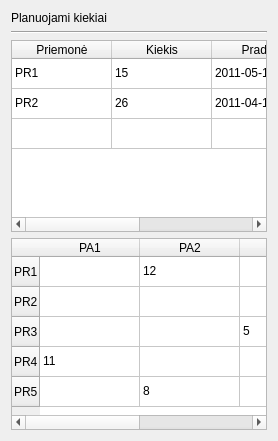
          <widget class="QWidget" name="planai_Tab">
           <attribute name="title">
            <string>Planuojami kiekiai</string>
           </attribute>
           <layout class="QVBoxLayout" name="verticalLayout_7">
            <item>
             <widget class="QLabel" name="label_6">
              <property name="text">
               <string>Planuojami kiekiai</string>
              </property>
             </widget>
            </item>
            <item>
             <widget class="Line" name="line_8">
              <property name="orientation">
               <enum>Qt::Horizontal</enum>
              </property>
             </widget>
            </item>
            <item>
             <widget class="QTableWidget" name="tableWidget_6">
              <attribute name="verticalHeaderVisible">
               <bool>false</bool>
              </attribute>
              <row>
               <property name="text">
                <string>PR1</string>
               </property>
              </row>
              <row>
               <property name="text">
                <string>PR5</string>
               </property>
              </row>
              <row>
               <property name="text">
                <string/>
               </property>
              </row>
              <column>
               <property name="text">
                <string>Priemonė</string>
               </property>
              </column>
              <column>
               <property name="text">
                <string>Kiekis</string>
               </property>
              </column>
              <column>
               <property name="text">
                <string>Pradžia</string>
               </property>
              </column>
              <column>
               <property name="text">
                <string>Pabaiga</string>
               </property>
              </column>
              <item row="0" column="0">
               <property name="text">
                <string>PR1</string>
               </property>
              </item>
              <item row="0" column="1">
               <property name="text">
                <string>15</string>
               </property>
              </item>
              <item row="0" column="2">
               <property name="text">
                <string>2011-05-12</string>
               </property>
              </item>
              <item row="0" column="3">
               <property name="text">
                <string>2011-06-25</string>
               </property>
              </item>
              <item row="1" column="0">
               <property name="text">
                <string>PR2</string>
               </property>
              </item>
              <item row="1" column="1">
               <property name="text">
                <string>26</string>
               </property>
              </item>
              <item row="1" column="2">
               <property name="text">
                <string>2011-04-15</string>
               </property>
              </item>
              <item row="1" column="3">
               <property name="text">
                <string>2011-06-25</string>
               </property>
              </item>
             </widget>
            </item>
            <item>
             <widget class="QTableWidget" name="tableWidget_8">
              <row>
               <property name="text">
                <string>PR1</string>
               </property>
              </row>
              <row>
               <property name="text">
                <string>PR2</string>
               </property>
              </row>
              <row>
               <property name="text">
                <string>PR3</string>
               </property>
              </row>
              <row>
               <property name="text">
                <string>PR4</string>
               </property>
              </row>
              <row>
               <property name="text">
                <string>PR5</string>
               </property>
              </row>
              <column>
               <property name="text">
                <string>PA1</string>
               </property>
              </column>
              <column>
               <property name="text">
                <string>PA2</string>
               </property>
              </column>
              <column>
               <property name="text">
                <string>PA3</string>
               </property>
              </column>
              <column>
               <property name="text">
                <string>PA4</string>
               </property>
              </column>
              <item row="0" column="1">
               <property name="text">
                <string>12</string>
               </property>
              </item>
              <item row="1" column="3">
               <property name="text">
                <string>15</string>
               </property>
              </item>
              <item row="2" column="2">
               <property name="text">
                <string>5</string>
               </property>
              </item>
              <item row="3" column="0">
               <property name="text">
                <string>11</string>
               </property>
              </item>
              <item row="3" column="3">
               <property name="text">
                <string>3</string>
               </property>
              </item>
              <item row="4" column="1">
               <property name="text">
                <string>8</string>
               </property>
              </item>
             </widget>
            </item>
           </layout>
          </widget>
